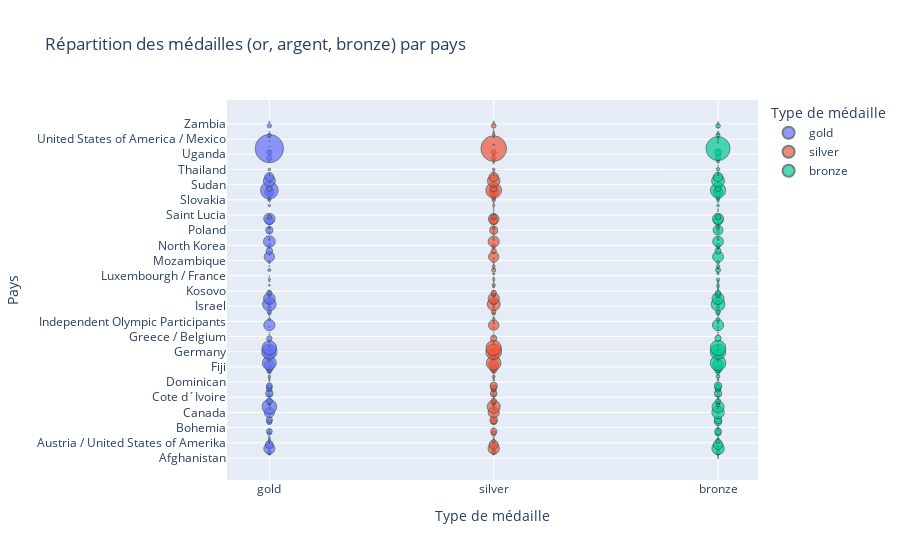

This figure's notebook cell:
### Code cell
import plotly.express as px


medals_long = pd.melt(
    medals_df,
    id_vars=['nom'],
    value_vars=['gold', 'silver', 'bronze'],
    var_name='type_medaille',
    value_name='nombre'
)

# Bubble chart (scatter plot) - chaque point est une combinaison (pays, type de médaille)
fig = px.scatter(
    medals_long,
    x="type_medaille",
    y="nom",
    size="nombre",
    color="type_medaille",
    hover_name="nom",
    title="Répartition des médailles (or, argent, bronze) par pays",
    labels={"nom": "Pays", "type_medaille": "Type de médaille", "nombre": "Nombre de médailles"},
    height=2000
)

fig.update_traces(marker=dict(sizemode='area', line=dict(width=1, color='DarkSlateGrey')))
fig.update_layout(yaxis=dict(categoryorder='total ascending'))
fig.show()

### Figure 1 — Plotly figure (JSON) as saved in the notebook; plotly's stock layout.template omitted (floating-point values rounded to 4 significant figures; data arrays with more than 128 entries replaced by an {"elided": "..."} marker saying what was removed)
{"data": [{"hovertemplate": "<b>%{hovertext}</b><br><br>Type de médaille=%{x}<br>Pays=%{y}<br>Nombre de médailles=%{marker.size}<extra></extra>", "hovertext": {"elided": "178 str values"}, "legendgroup": "gold", "marker": {"color": "#636efa", "line": {"color": "DarkSlateGrey", "width": 1}, "size": {"elided": "178 int values"}, "sizemode": "area", "sizeref": 3.07, "symbol": "circle"}, "mode": "markers", "name": "gold", "orientation": "v", "showlegend": true, "type": "scatter", "x": {"elided": "178 str values"}, "xaxis": "x", "y": {"elided": "178 str values"}, "yaxis": "y"}, {"hovertemplate": "<b>%{hovertext}</b><br><br>Type de médaille=%{x}<br>Pays=%{y}<br>Nombre de médailles=%{marker.size}<extra></extra>", "hovertext": {"elided": "178 str values"}, "legendgroup": "silver", "marker": {"color": "#EF553B", "line": {"color": "DarkSlateGrey", "width": 1}, "size": {"elided": "178 int values"}, "sizemode": "area", "sizeref": 3.07, "symbol": "circle"}, "mode": "markers", "name": "silver", "orientation": "v", "showlegend": true, "type": "scatter", "x": {"elided": "178 str values"}, "xaxis": "x", "y": {"elided": "178 str values"}, "yaxis": "y"}, {"hovertemplate": "<b>%{hovertext}</b><br><br>Type de médaille=%{x}<br>Pays=%{y}<br>Nombre de médailles=%{marker.size}<extra></extra>", "hovertext": {"elided": "178 str values"}, "legendgroup": "bronze", "marker": {"color": "#00cc96", "line": {"color": "DarkSlateGrey", "width": 1}, "size": {"elided": "178 int values"}, "sizemode": "area", "sizeref": 3.07, "symbol": "circle"}, "mode": "markers", "name": "bronze", "orientation": "v", "showlegend": true, "type": "scatter", "x": {"elided": "178 str values"}, "xaxis": "x", "y": {"elided": "178 str values"}, "yaxis": "y"}], "layout": {"autosize": true, "legend": {"itemsizing": "constant", "title": {"text": "Type de médaille"}, "tracegroupgap": 0}, "title": {"text": "Répartition des médailles (or, argent, bronze) par pays"}, "xaxis": {"anchor": "y", "autorange": true, "categoryarray": ["gold", "silver", "bronze"], "categoryorder": "array", "domain": [0, 1], "range": [-0.1914, 2.18], "title": {"text": "Type de médaille"}, "type": "category"}, "yaxis": {"anchor": "x", "autorange": true, "categoryorder": "total ascending", "domain": [0, 1], "range": [-10.19, 187.2], "title": {"text": "Pays"}, "type": "category"}}}
